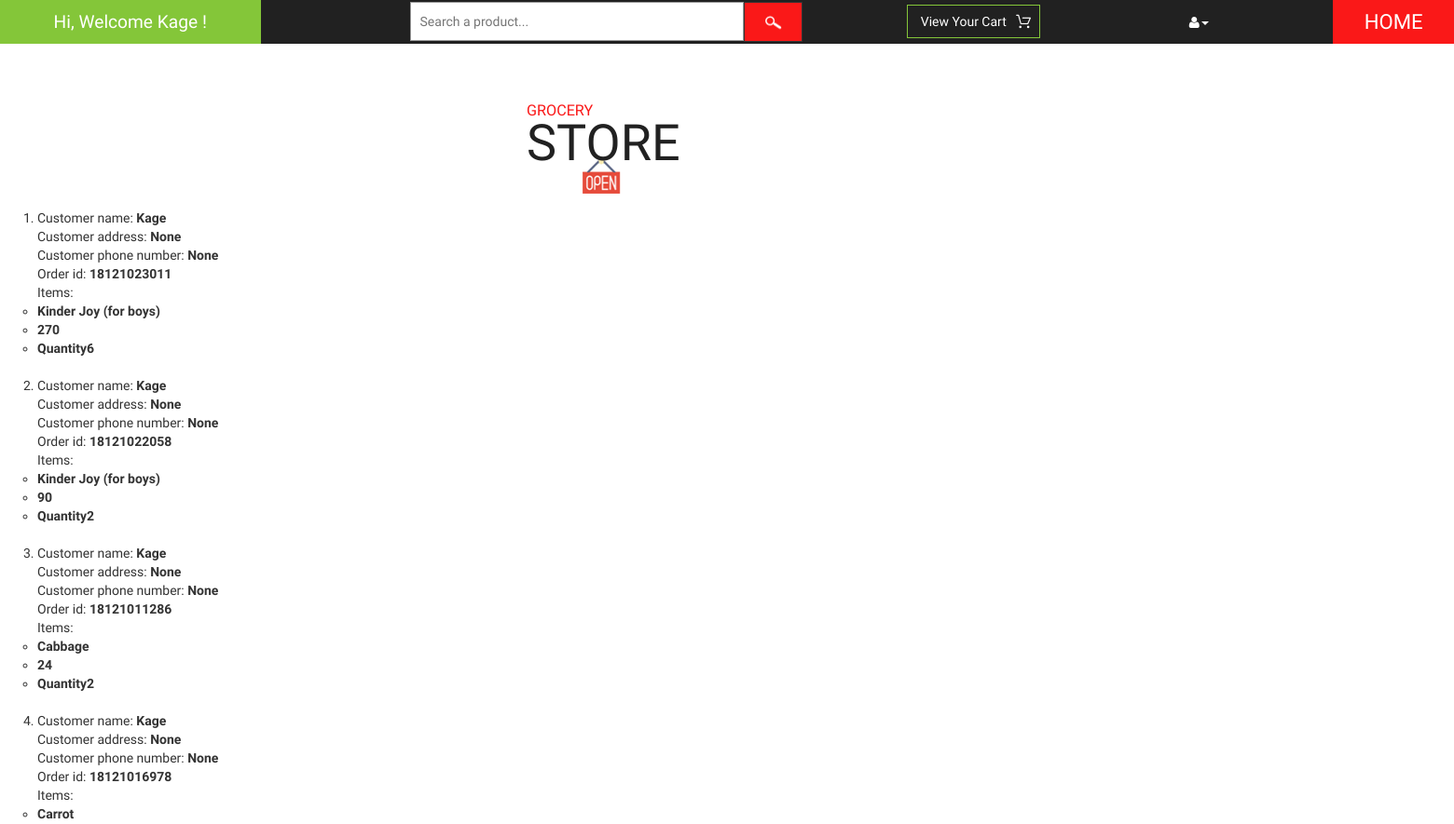
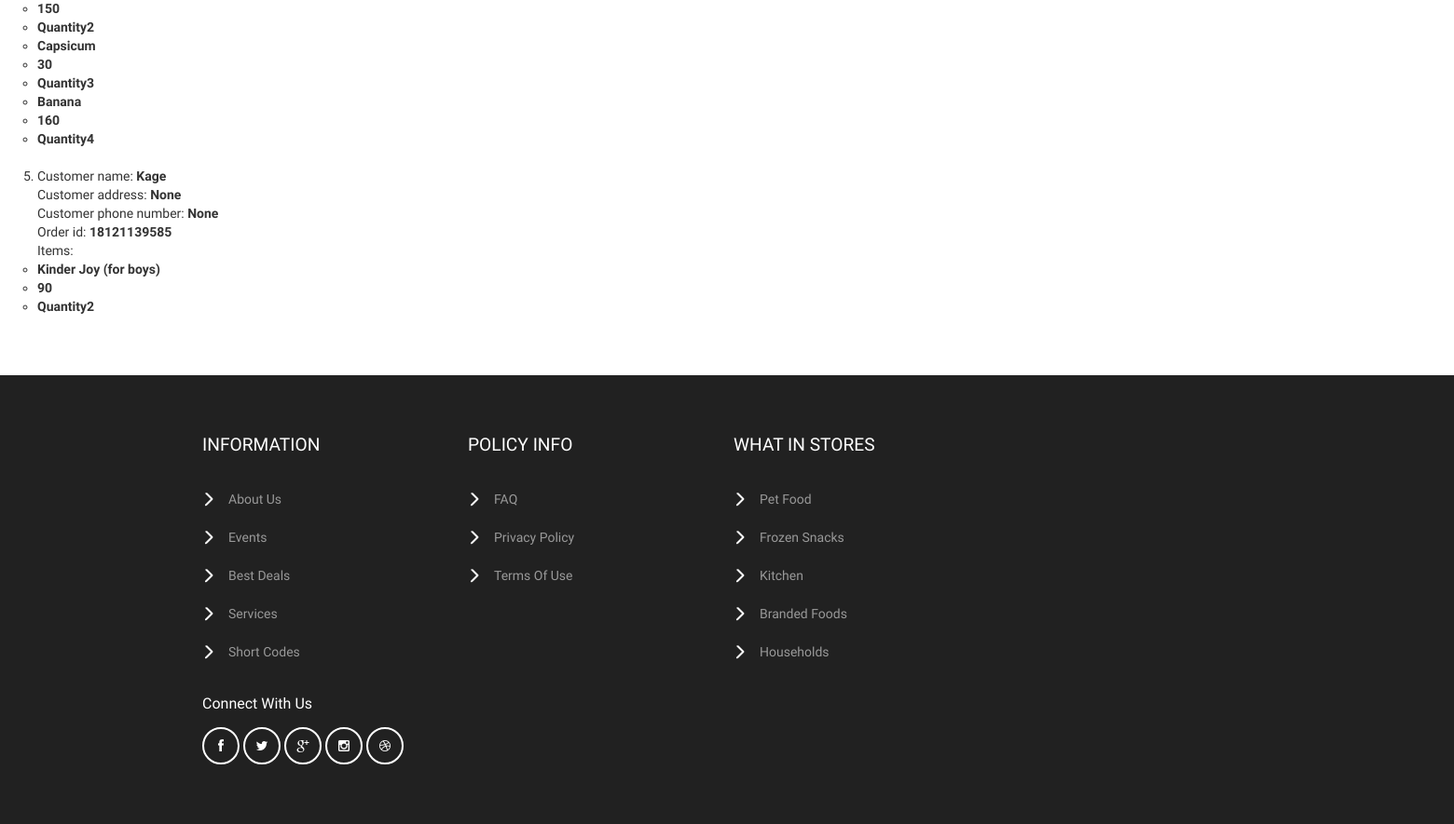
The app's page /vendor/show-orders/ (signed in), older data (2 pictures, top to bottom).
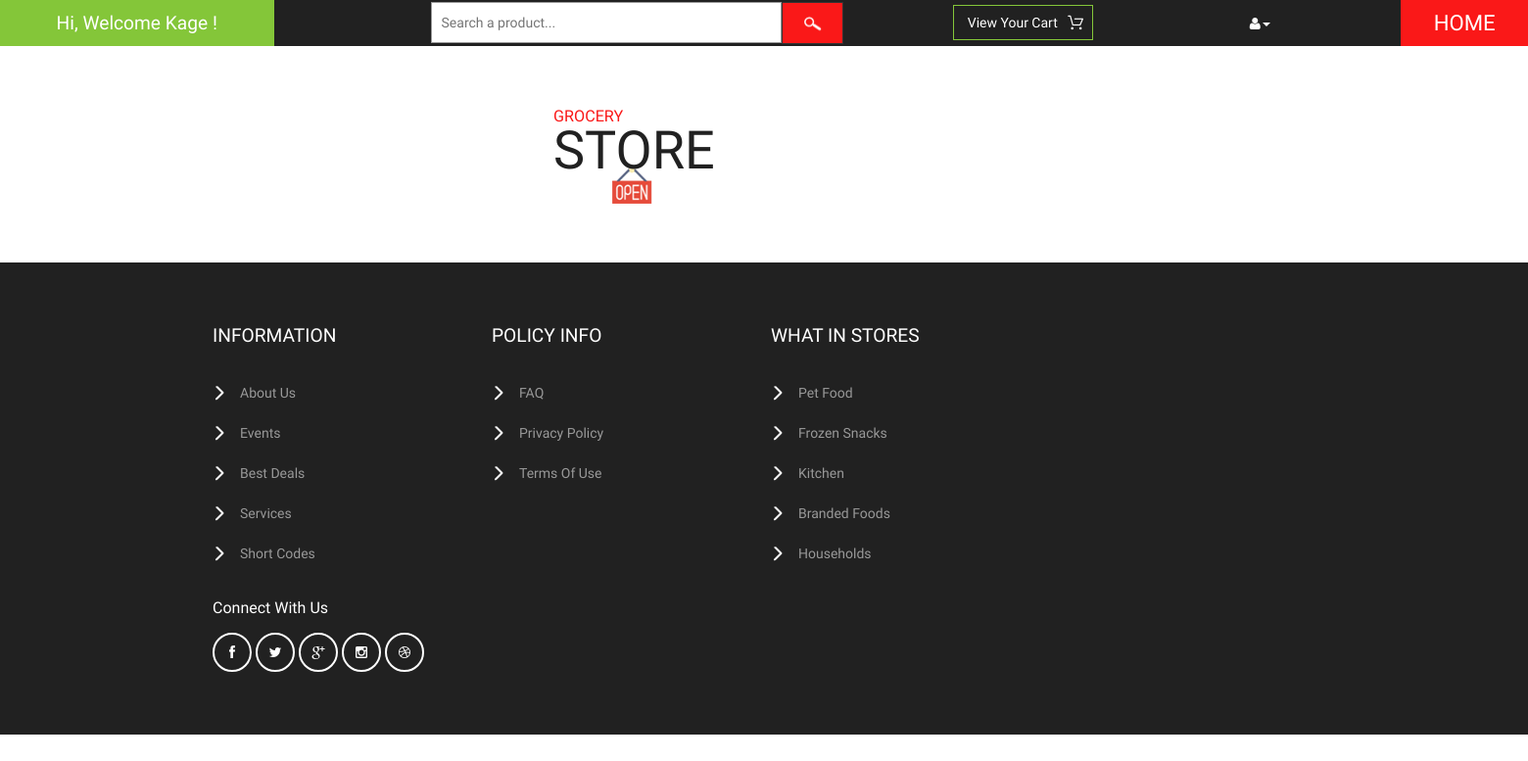
The same page, newer data.
### cart/models.py (models this page shows, shortened)
class Order(models.Model):
    vendor = models.ManyToManyField(User)
    owner = models.ForeignKey(CustomerProfile, on_delete=models.SET_NULL, null=True, related_name='o')
    ref_code = models.CharField(max_length=20)
    items = models.ManyToManyField(OrderItem, related_name='item')
    is_ordered = models.BooleanField(default=False)
    date_ordered = models.DateTimeField(null=True)

class OrderItem(models.Model):
    vendor = models.ManyToManyField(User)
    product = models.ForeignKey(Product, on_delete=models.SET_NULL, null=True)
    is_ordered = models.BooleanField(default=False)
    date_added = models.DateTimeField(auto_now_add=True)
    date_ordered = models.DateTimeField(null=True)
    qty = models.IntegerField(null=True, default=1)
    ref_code = models.CharField(max_length=20)

### customer/models.py (models this page shows)
class CustomerProfile(models.Model):
    Customer = models.OneToOneField(User, on_delete=models.CASCADE, related_name='cus')
    prod = models.ManyToManyField(Product, blank=True)
    phone_number = models.IntegerField(null=True, validators=[MaxValueValidator(9999999999)])
    address = models.TextField(null=True)
    def __str__(self):
        return self.Customer.username

### vendor/models.py (models this page shows, shortened)
class Product(models.Model):
    category = models.ForeignKey(Category, on_delete=models.CASCADE)
    prod_name = models.CharField(max_length=150)
    ingredients = models.TextField(max_length=264, blank=True)
    stock = models.IntegerField(default=0)
    cost = models.IntegerField(default=0)
    brand = models.CharField(max_length=150, blank=True)
    prod_pic = models.FileField(upload_to='documents/', blank=True)
    created_at = models.DateTimeField(auto_now_add=True)
    updated_at = models.DateTimeField(auto_now=True)
    def __str__(self):
        return self.prod_name

### vendor/views.py (the view)
# urls.py: path('show-orders/', views.view_orders, name='view-orders'),
@login_required(login_url='vendor:actor_authentication:login_all')
@vendor_required
def view_orders(request):
    orders = Order.objects.filter(is_ordered=True, vendor=request.user)
    return render(request, 'vendor/show_orders.html', {'orders': orders})

### customer/templatetags/customer_filters.py (called while the page is built)
@register.simple_tag()
def multiply(qty, unit_price, *args, **kwargs):
    return qty * unit_price

### vendor/templates/vendor/show_orders.html
{% extends 'vendor/base.html' %}
{% load customer_filters %}
{% block content %}
<ol>
{% if user.is_authenticated %}
{% for order in orders %}
    <li>
    Customer name: <b>{{ order.owner }}</b><br>
    Customer address: <b>{{ order.owner.address }}</b><br>
    Customer phone number: <b>{{ order.owner.phone_number }}</b><br>
    Order id: <b>{{ order.ref_code }}</b><br>
    Items:
    <b>
    <ul>
    {% for item in order.items.all %}
        {% for vendor in item.vendor.all %}
            {% if user == vendor %}
                <li>{{ item.product }}</li>
                <li>{% multiply item.product.cost item.qty %}</li>
                <li>Quantity{{ item.qty }}</li>
            {% endif %}
        {% endfor %}
    {% endfor %}
    </ul>
    </b>
    <br>
    </li>
{% endfor %}
</ol>
{% endif %}
{% endblock %}

### vendor/templates/vendor/base.html (shortened to what this page needs)
{% load static %}
<!DOCTYPE html>
<html>
<head>
<link href="{% static 'customer/css/bootstrap.css' %}" rel="stylesheet" type="text/css" media="all" />
<link href="{% static 'customer/css/style.css' %}" rel="stylesheet" type="text/css" media="all" />
<link href="{% static 'customer/css/font-awesome.css' %}" rel="stylesheet" type="text/css" media="all" />
</head>
<body>
	<div class="header">
		<div class="offers">
            {% if user.is_authenticated %}
			<a>Hi, Welcome {{ user.username }} !</a>
            {% else %}
            <a>Hi, Welcome Today !</a>
            {% endif %}
		</div>
		<div class="search">
			<form action="{% url 'vendor:view_products' %}">
				<input type="text" name="q" placeholder="Search a product..." onfocus="this.value = '';" onblur="if (this.value == '') {this.value = 'Search a product...';}" required="">
				<input type="submit" value=" " name="search_button">
			</form>
		</div>
		<div class="product_list_header">
			<form action="{% url 'cart:order_summary' %}" method="post" class="last">
                <fieldset>
                    {% if user.is_authenticated %}
                        <input type="submit" name="submit" value="View your cart" class="button" />
                    {% endif %}
                </fieldset>
            </form>
		</div>
		<div class="header_right">
			<ul>
				<li class="dropdown profile_details_drop">
					<a href="#" class="dropdown-toggle" data-toggle="dropdown"><i class="fa fa-user" aria-hidden="true"></i><span class="caret"></span></a>
				</li>
			</ul>
		</div>
		<div class="header_right1">
			<h2><a href="{% url 'customer:home' %}">HOME</a></h2>
		</div>
	</div>
	<div class="logo_products">
		<div class="container" style="margin-left: 550px;">
			<div class="logo_products_left">
				<h1><a><span>Grocery</span> Store</a></h1>
			</div>
			<div class="clearfix"> </div>
		</div>
	</div>
{% block content %}
{% endblock %}
	<div class="footer">
		<div class="container" style="margin-left: 187px;">
			<div class="col-md-3 footer_grid">
				<h3>information</h3>
				<ul class="footer_grid_list">
					<li><a href="#">About Us</a></li>
                    <li><a href="#">Events</a></li>
                    <li><a href="#">Best Deals</a></li>
					<li><a href="#">Services</a></li>
					<li><a href="#">Short Codes</a></li>
				</ul>
			</div>
			<div class="col-md-3 footer_grid">
				<h3>policy info</h3>
				<ul class="footer_grid_list">
					<li><a href="#">FAQ</a></li>
					<li><a href="#">privacy policy</a></li>
					<li><a href="#">terms of use</a></li>
				</ul>
			</div>
			<div class="col-md-3 footer_grid">
				<h3>what in stores</h3>
				<ul class="footer_grid_list">
					<li><a href="#">Pet Food</a></li>
					<li><a href="#">Frozen Snacks</a></li>
					<li><a href="#">Kitchen</a></li>
					<li><a href="#">Branded Foods</a></li>
					<li><a href="#">Households</a></li>
				</ul>
			</div>
			<div class="clearfix"> </div>
			<div class="footer_grids">
				<div class="col-md-3 footer_grid footer_grids_footer">
					<div class="footer_grid_bottom">
						<h5>connect with us</h5>
						<ul class="social_icons">
							<li><a href="#" class="facebook"><i class="fa fa-facebook" aria-hidden="true"></i></a></li>
							<li><a href="#" class="twitter"><i class="fa fa-twitter" aria-hidden="true"></i></a></li>
							<li><a href="#" class="google"><i class="fa fa-google-plus" aria-hidden="true"></i></a></li>
							<li><a href="#" class="instagram"><i class="fa fa-instagram" aria-hidden="true"></i></a></li>
							<li><a href="#" class="dribbble"><i class="fa fa-dribbble" aria-hidden="true"></i></a></li>
						</ul>
					</div>
				</div>
				<div class="clearfix"> </div>
			</div>
		</div>
	</div>
</body>
</html>

Row changes from the older to the newer data that the page shows:
removed Order: owner "Kage", owner.address "None", owner.phone_number "None", ref_code "18121023011"
removed OrderItem: product "Kinder Joy (for boys)", product+qty "270", qty "6"
removed Order: owner "Kage", owner.address "None", owner.phone_number "None", ref_code "18121022058"
removed OrderItem: product "Kinder Joy (for boys)", product+qty "90", qty "2"
removed Order: owner "Kage", owner.address "None", owner.phone_number "None", ref_code "18121011286"
removed OrderItem: product "Cabbage", product+qty "24", qty "2"
removed Order: owner "Kage", owner.address "None", owner.phone_number "None", ref_code "18121016978"
removed OrderItem: product "Carrot", product+qty "150", qty "2"
removed OrderItem: product "Capsicum", product+qty "30", qty "3"
removed OrderItem: product "Banana", product+qty "160", qty "4"
removed Order: owner "Kage", owner.address "None", owner.phone_number "None", ref_code "18121139585"
removed OrderItem: product "Kinder Joy (for boys)", product+qty "90", qty "2"
